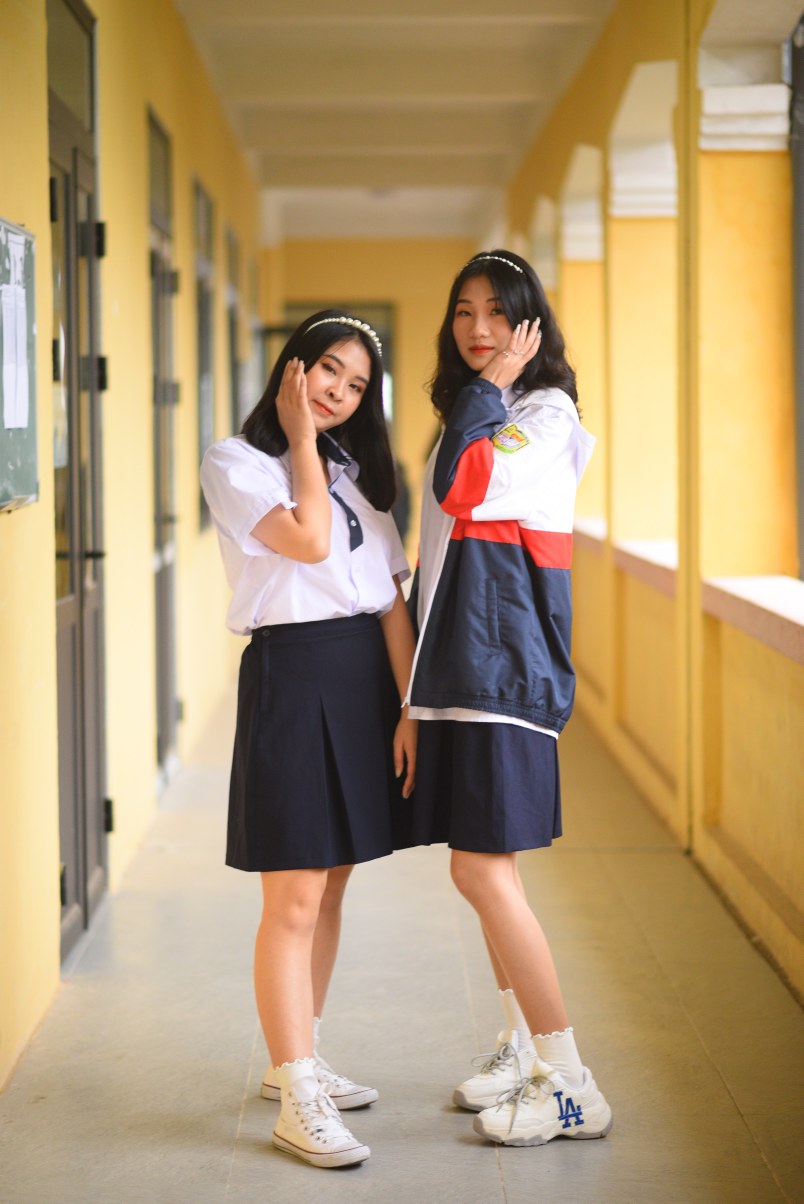
#> input picture assets/faces.JPG, 4016 x 6016 px, found by its file name (shown at 1/5 size)
$ python learn_opencv_7.py
#> lines starting #> are read from the running program, lines starting #| are printed output that depends on the picture
# Using applyColorMap() to change the color of an image

import cv2 as cv

img_gray = cv.imread('assets/faces.jpg',cv.IMREAD_GRAYSCALE)
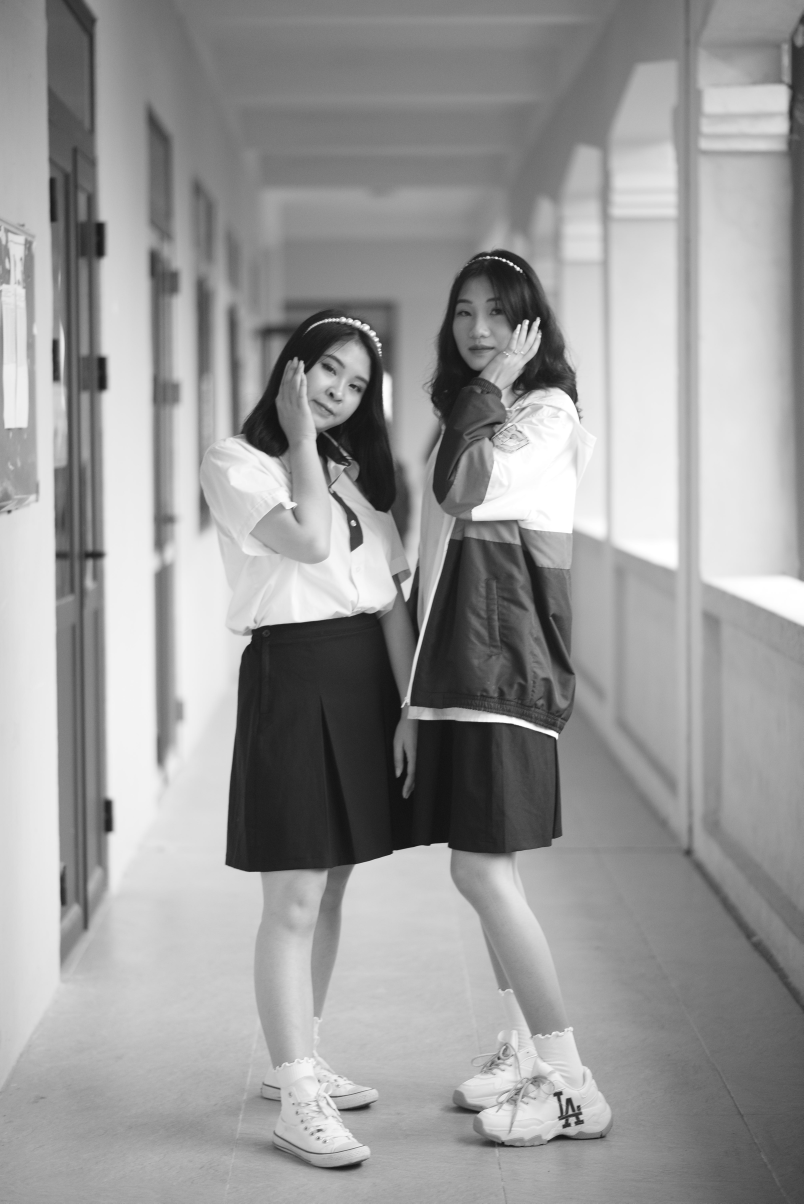
#> img_gray: shape (6016, 4016) (shown at 1/5 size); min 11, max 255, mean 154
img_gray = cv.resize(img_gray, dsize=None, fx=0.1, fy=0.1)
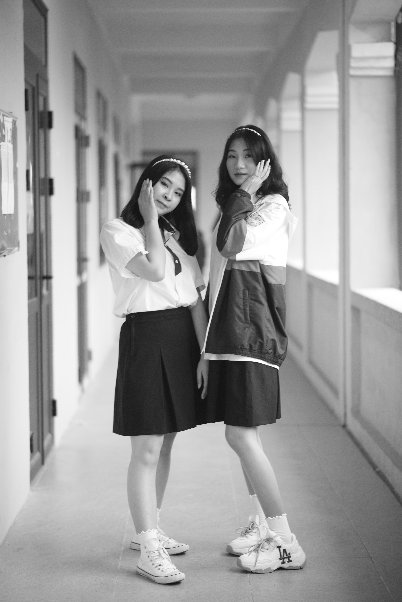
#> img_gray: shape (602, 402); min 16, max 255, mean 154
img_color = cv.applyColorMap(img_gray, cv.COLORMAP_JET)
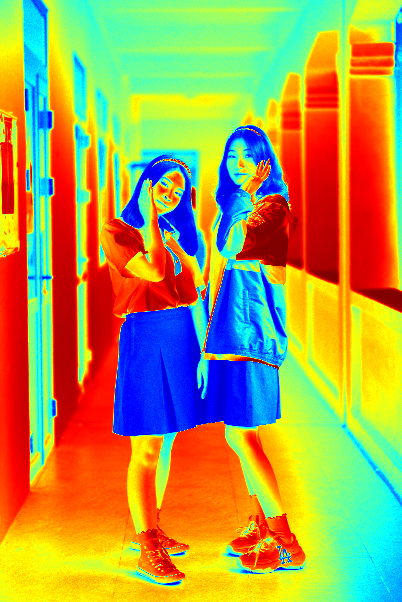
#> img_color: shape (602, 402, 3); mean B, G, R 78.2, 155.4, 170.8

cv.imshow("Original Image", img_gray)
cv.imshow('Color Map', img_color)

cv.waitKey(0)
cv.destroyAllWindows()

$ run again, with assets/anh2.JPG copied over assets/faces.JPG
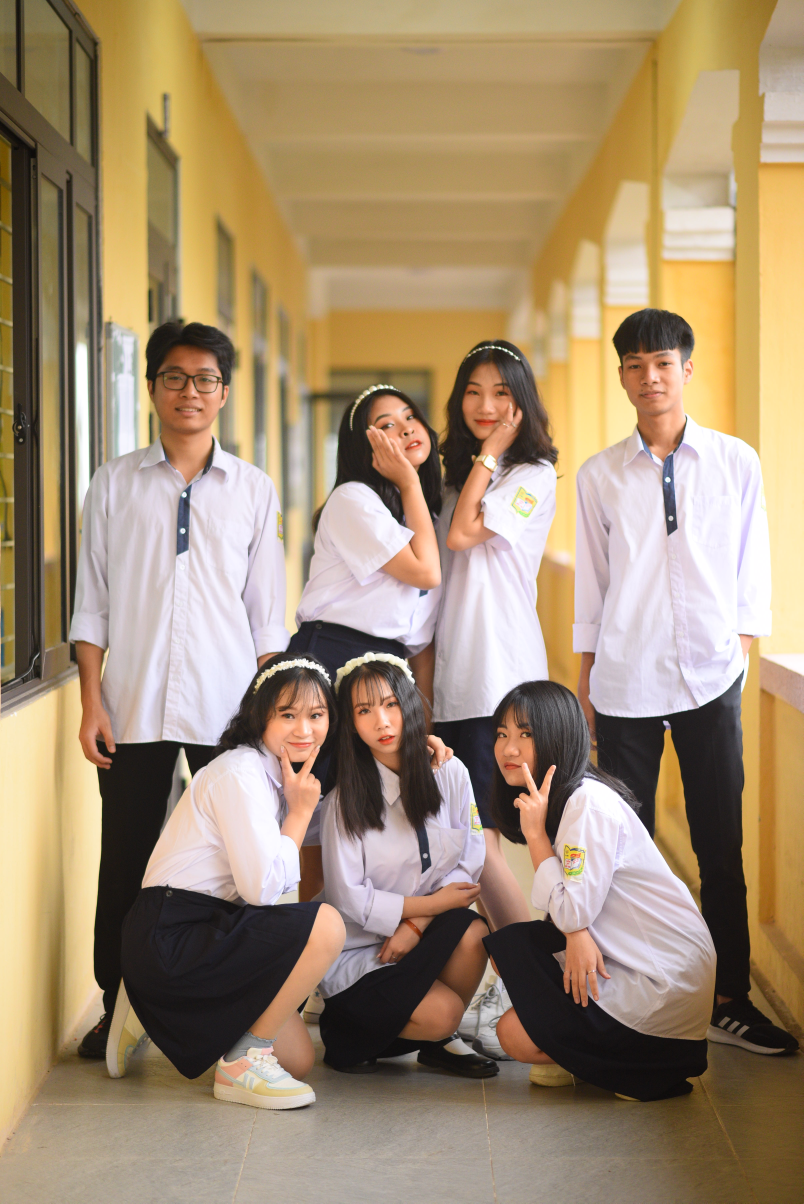
#> input picture assets/anh2.JPG, 4016 x 6016 px, found by its file name (shown at 1/5 size)
#> `img_gray = cv.resize(img_gray, dsize=None, fx=0.1, fy=0.1)`:
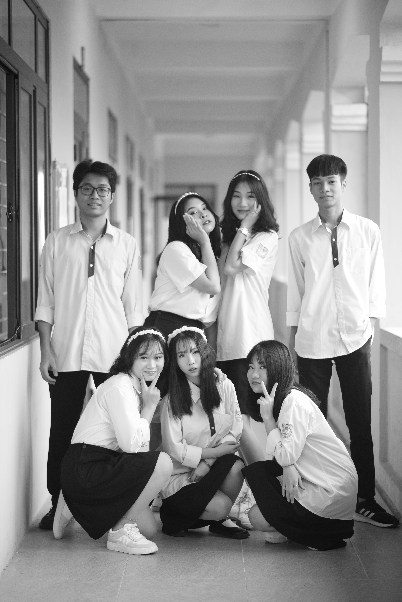
#> img_gray: shape (602, 402); min 10, max 255, mean 145.5
#> `img_color = cv.applyColorMap(img_gray, cv.COLORMAP_JET)`:
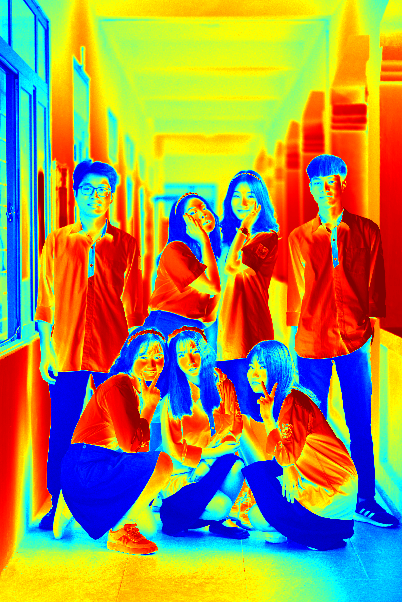
#> img_color: shape (602, 402, 3); mean B, G, R 84.5, 143, 161.7

$ run again, with assets/anh3.JPG copied over assets/faces.JPG
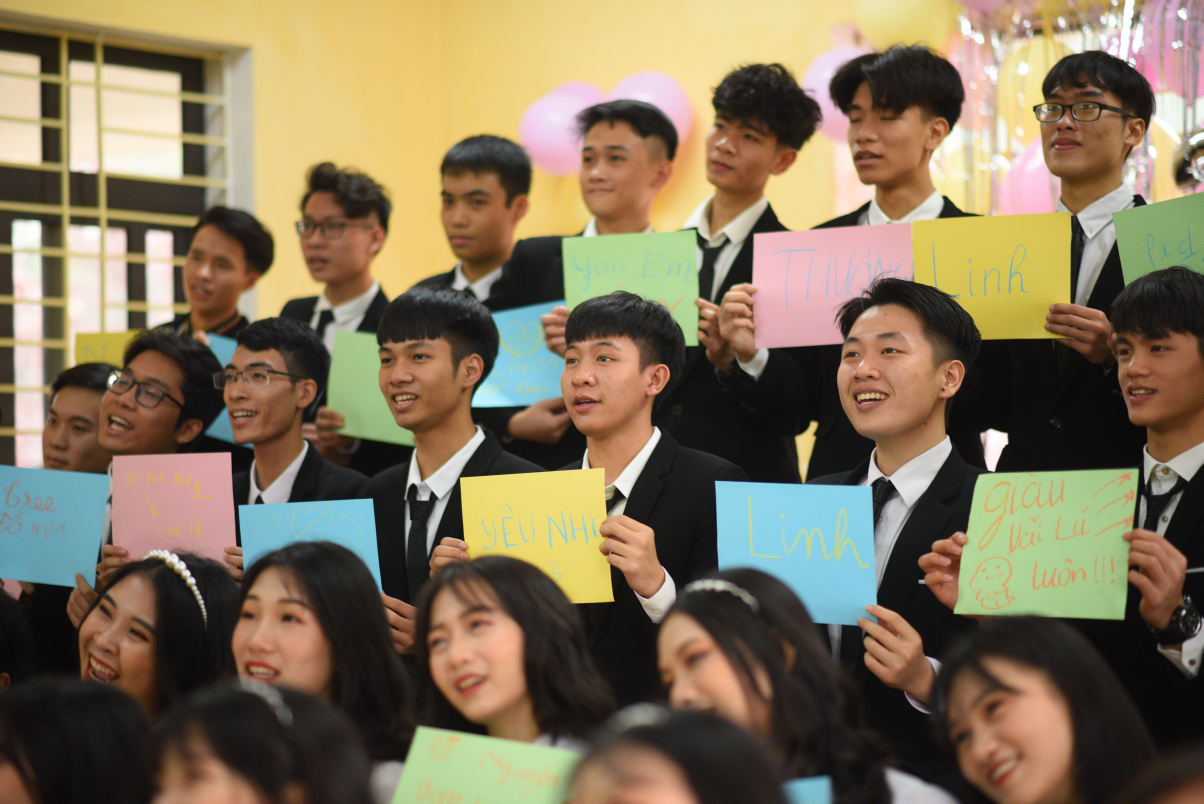
#> input picture assets/anh3.JPG, 6016 x 4016 px, found by its file name (shown at 1/5 size)
#> `img_gray = cv.resize(img_gray, dsize=None, fx=0.1, fy=0.1)`:
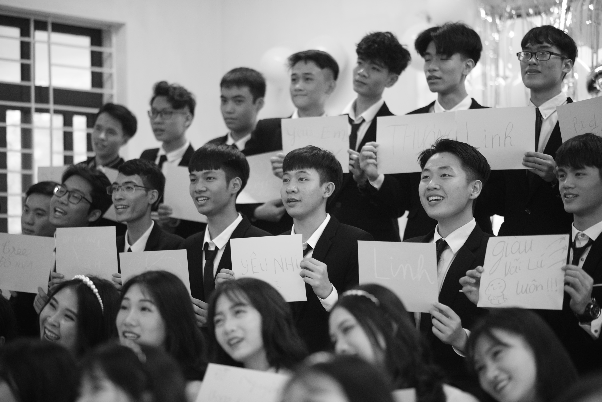
#> img_gray: shape (402, 602); min 5, max 255, mean 116.3
#> `img_color = cv.applyColorMap(img_gray, cv.COLORMAP_JET)`:
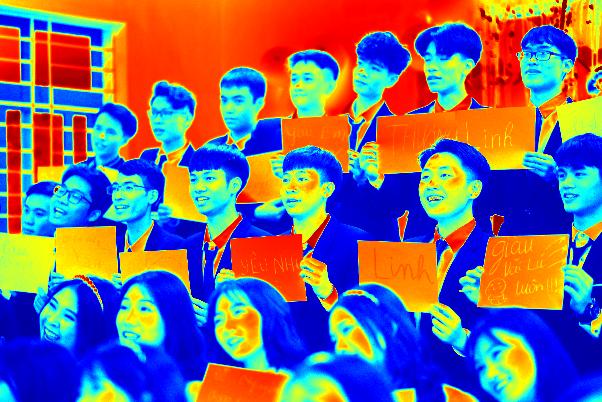
#> img_color: shape (402, 602, 3); mean B, G, R 123.7, 103.5, 119.3

$ run again, with assets/face.jpg copied over assets/faces.JPG
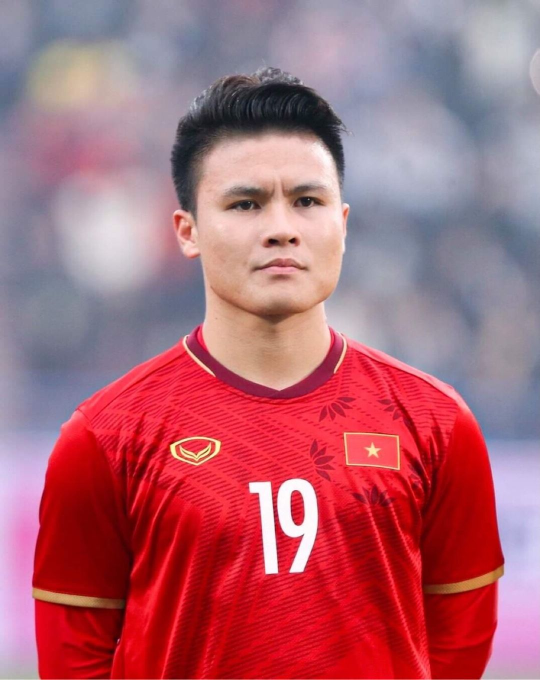
#> input picture assets/face.jpg, 1080 x 1359 px, found by its file name (shown at 1/2 size)
#> `img_gray = cv.resize(img_gray, dsize=None, fx=0.1, fy=0.1)`:
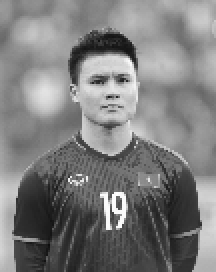
#> img_gray: shape (136, 108) (shown 2 times larger); min 13, max 254, mean 125.2
#> `img_color = cv.applyColorMap(img_gray, cv.COLORMAP_JET)`:
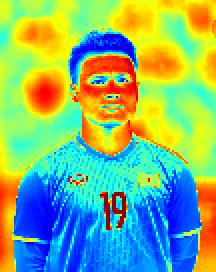
#> img_color: shape (136, 108, 3) (shown 2 times larger); mean B, G, R 122.9, 181.6, 131.2
